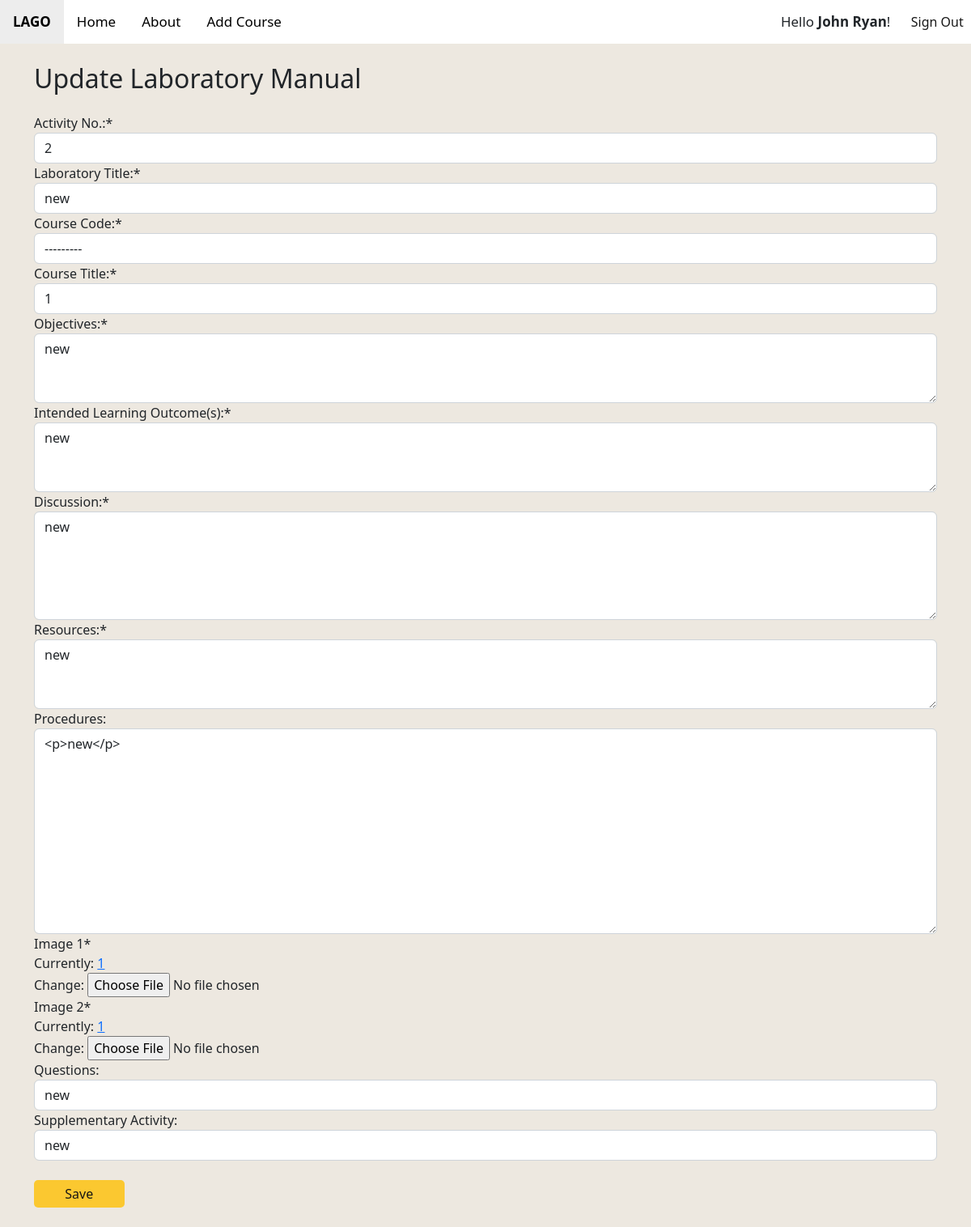
Page /home/view/2/update (signed in) on the committed database.
### main/models.py (models this page shows, shortened)
class labmanual(models.Model):
    id = models.AutoField(primary_key=True)
    author = models.ForeignKey(User, editable=False, on_delete=models.CASCADE)
    date_created = models.DateTimeField(default=timezone.now)
    act_no = models.IntegerField()
    lab_title = models.CharField(max_length=50)
    course_code = models.CharField(max_length=50)
    course_title = models.CharField(max_length=100)
    objective = models.TextField()
    ilos = models.TextField()
    discussion = models.TextField()
    res = models.TextField()
    procedures = RichTextField(blank=True, null=True)
    questions = models.TextField()
    supplementary = models.TextField()
    image_1 = models.ImageField(upload_to='images/')
    image_2 = models.ImageField(upload_to='images/')

### main/views.py (the view)
# urls.py: path("home/view/<int:pk>/update", views.update, name="update"),
@login_required(login_url='/')
def update(request, pk):
    lab = labmanual.objects.get(id=pk)
    form = LabManualForm(request.POST or None,instance=lab)
    if form.is_valid():
        form.save()
        messages.success(request,"Laboratory manual updated successfully!", extra_tags='invalid')
        return redirect('/home/view/')
    return render(request, 'main/update.html',{'form':form})

### main/models.py (called while the page is built)
    def __str__(self):
        return self.code

### main/templates/main/update.html (shortened to what this page needs)
{% extends 'main/base.html' %}
{% block previous %}
  <a href=".." class="active"><b>LAGO</b></a>
{% endblock %}
{% block body %}
{% load crispy_forms_tags %}
<div class="container">
  <h2 class="my-4">Update Laboratory Manual</h2>
  <form action="" method="post">
    {{ form|crispy }}
    <button class="btnwarning my-4" type="submit">Save</button>
  </form>
</div>
{% endblock %}

### main/templates/main/base.html (shortened to what this page needs)
<!doctype html>
<html lang="en">
    <head>
        <link rel="stylesheet" href="https://cdnjs.cloudflare.com/ajax/libs/font-awesome/4.7.0/css/font-awesome.min.css">
        <link rel="stylesheet" href="https://cdn.jsdelivr.net/npm/bootstrap-icons@1.9.1/font/bootstrap-icons.css">
        <link href="https://cdn.jsdelivr.net/npm/bootstrap@5.2.2/dist/css/bootstrap.min.css" rel="stylesheet">
        <link rel="stylesheet" href="https://stackpath.bootstrapcdn.com/font-awesome/4.7.0/css/font-awesome.min.css">
        <div class="topnav bg-white" id="myTopnav">
            {% block previous %}{% endblock %}
            <a href="/home">Home</a>
            <a href="/home/about">About</a>
            <a href="/home/settings">Add Course</a>
            <div class="d-flex flex-row-reverse">
                <button onclick="document.getElementById('id01').style.display='block'">Sign Out</button>
                <a aria-disabled="true" >Hello&nbsp;<b>{{request.user.first_name}}</b>!</a>
            </div>
        </div>
    </head>
    <body style="background-color: #ede8e0;">
        {% block body %}
        {% endblock %}
    </body>
</html>

### main/templates/main/base.html (style rules this page uses)
.active { background-color: #fec007; }
.btnwarning { background-color: #fdc51d; border-radius: 5px; margin-bottom: 5px; }
.topnav { overflow: hidden; background-color: #333; }
.topnav a { float: left; display: block; color: #000000; text-align: center; padding: 14px 16px; text-decoration: none; font-size: 17px; }
button { background-color: #FFFFFF; color: black; padding: 5px 5px; margin: 8px 0; border: none; cursor: pointer; width: 10%; opacity: 0.9; }
body { font-family: Arial, Helvetica, sans-serif; overflow-x: hidden; overflow-y: auto; min-height:100%; }
html { min-height: 100%; }

### rows in the picture
labmanual: act_no "2", lab_title "new", course_code "---------", course_title "1", objective "new", ilos "new", discussion "new", res "new", procedures "<p>new</p>", questions "new", supplementary "new"

### other values in the picture
{{ request.user.first_name }} "John Ryan"
